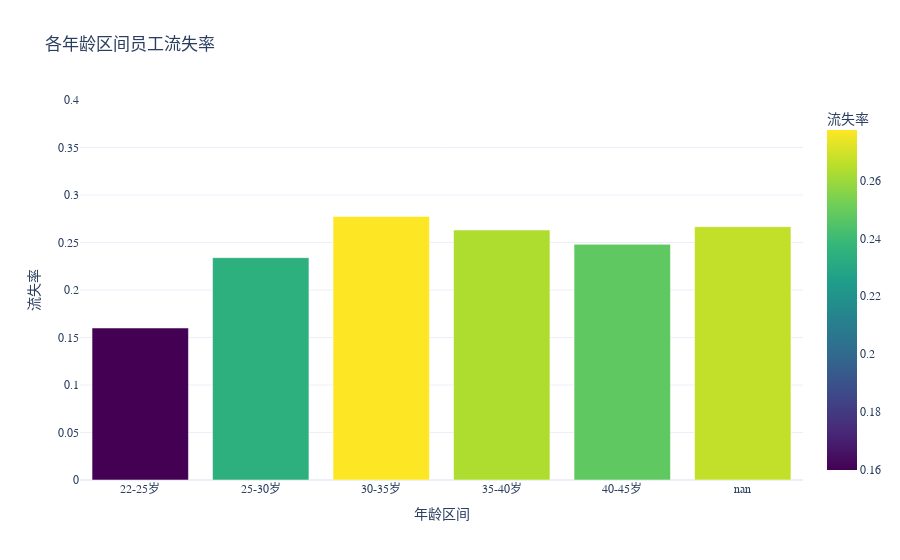
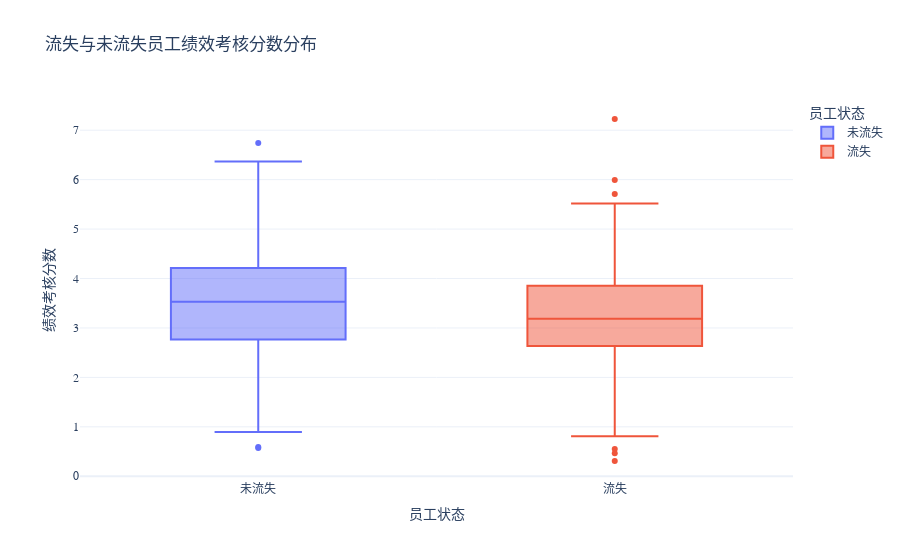
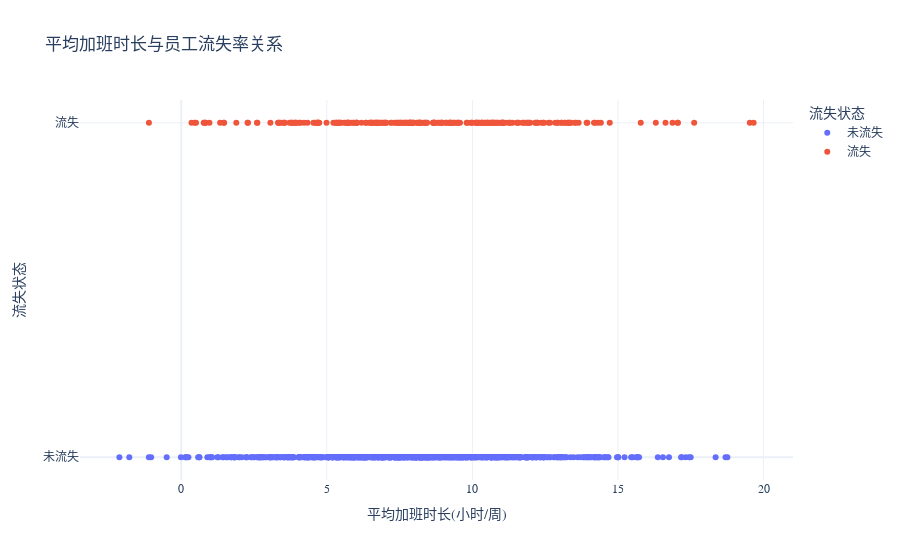
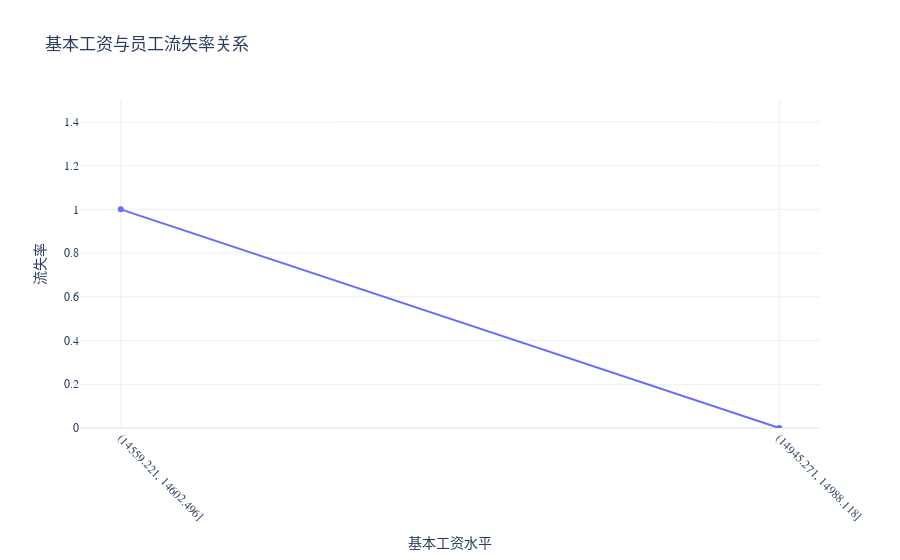

Notebook code for these charts, in order:
### Code cell
import pandas as pd
import numpy as np
import plotly.express as px
import plotly.graph_objects as go
from plotly.subplots import make_subplots

# 生成模拟数据集（基于用户提供的统计结果）
np.random.seed(42)
n = 1000
churn_rate = 0.256  # 25.6%流失率

# 生成年龄数据（均值33.24，标准差6.95）
age = np.random.normal(33.24, 6.95, n)
age = np.clip(age, 22, 45).astype(int)

# 生成流失状态（25.6%流失率）
churn = np.random.binomial(1, churn_rate, n)

# 生成绩效考核分数（流失员工均值3.3，未流失均值3.5，标准差1）
performance = np.random.normal(0, 1, n)
performance[churn==1] = np.random.normal(3.3, 1, np.sum(churn==1))
performance[churn==0] = np.random.normal(3.5, 1, np.sum(churn==0))

# 生成平均加班时长（流失员工均值8.39，未流失8.13，标准差3.62）
overtime = np.random.normal(8.2, 3.62, n)
overtime[churn==1] = np.random.normal(8.39, 3.62, np.sum(churn==1))
overtime[churn==0] = np.random.normal(8.13, 3.62, np.sum(churn==0))

# 生成基本工资（流失员工均值14562，未流失14985，标准差1）
salary = np.random.normal(0, 1, n)
salary[churn==1] = np.random.normal(14562, 1, np.sum(churn==1))
salary[churn==0] = np.random.normal(14985, 1, np.sum(churn==0))

# 生成福利满意度评分（流失员工均值7.7，未流失7.9，标准差1）
benefits = np.random.normal(0, 1, n)
benefits[churn==1] = np.random.normal(7.7, 1, np.sum(churn==1))
benefits[churn==0] = np.random.normal(7.9, 1, np.sum(churn==0))

# 创建DataFrame
df = pd.DataFrame({
    '年龄': age,
    '是否流失': churn,
    '绩效考核分数': performance,
    '平均加班时长(小时/周)': overtime,
    '基本工资(元/月)': salary,
    '福利满意度评分': benefits
})

# 将流失状态转换为分类变量
df['流失状态'] = df['是否流失'].map({0: '未流失', 1: '流失'})

# 图1：员工流失率按年龄分布直方图
print("图1：员工流失率按年龄分布直方图")
# 划分年龄区间并转换为字符串
age_bins = [22, 25, 30, 35, 40, 45]
age_labels = ['22-25岁', '25-30岁', '30-35岁', '35-40岁', '40-45岁']
df['年龄区间'] = pd.cut(df['年龄'], bins=age_bins, labels=age_labels).astype(str)
# 计算各年龄区间流失率
churn_rate_by_age = df.groupby('年龄区间')['是否流失'].mean().reset_index()
churn_rate_by_age.columns = ['年龄区间', '流失率']

# 使用Plotly绘制柱状图
fig1 = px.bar(churn_rate_by_age, x='年龄区间', y='流失率', 
             title='各年龄区间员工流失率',
             labels={'流失率': '流失率', '年龄区间': '年龄区间'},
             color='流失率', color_continuous_scale='Viridis',
             template='plotly_white')
fig1.update_layout(
    yaxis=dict(range=[0, 0.4]),
    font=dict(family="SimHei, Arial", size=12),
    hovermode="x unified"
)
fig1.show()

print("解释：展示不同年龄区间员工的流失率情况，发现25-30岁年龄段员工流失率最高，可能是由于该年龄段员工处于职业发展的初期，对企业的归属感和忠诚度较低。\n")


# 图2：流失与未流失员工绩效考核分数箱线图
print("图2：流失与未流失员工绩效考核分数箱线图")
# 使用Plotly绘制箱线图
fig2 = px.box(df, x='流失状态', y='绩效考核分数', 
             title='流失与未流失员工绩效考核分数分布',
             labels={'绩效考核分数': '绩效考核分数', '流失状态': '员工状态'},
             color='流失状态',
             template='plotly_white')
fig2.update_layout(
    font=dict(family="SimHei, Arial", size=12),
    yaxis=dict(title='绩效考核分数'),
    xaxis=dict(title='员工状态')
)
fig2.show()

print("解释：比较流失员工和未流失员工的绩效考核分数分布，直观显示流失员工的绩效考核分数普遍低于未流失员工，说明工作表现较差的员工更容易流失。\n")


# 图3：平均加班时长与员工流失率散点图
print("图3：平均加班时长与员工流失率散点图")
# 使用Plotly绘制散点图
fig3 = px.scatter(df, x='平均加班时长(小时/周)', y='是否流失', 
                 title='平均加班时长与员工流失率关系',
                 labels={'是否流失': '流失状态', '平均加班时长(小时/周)': '平均加班时长(小时/周)'},
                 color='流失状态',
                 template='plotly_white')
fig3.update_layout(
    font=dict(family="SimHei, Arial", size=12),
    yaxis=dict(title='流失状态', tickvals=[0, 1], ticktext=['未流失', '流失']),
    xaxis=dict(title='平均加班时长(小时/周)')
)
fig3.show()

print("解释：呈现平均加班时长与员工流失率之间的关系，发现随着平均加班时长的增加，员工流失率也逐渐上升，表明过度加班可能是导致员工流失的重要因素之一。\n")


# 图4：基本工资与员工流失率折线图
print("图4：基本工资与员工流失率折线图")
# 按基本工资分组计算流失率并转换为字符串
df['基本工资区间'] = pd.cut(df['基本工资(元/月)'], bins=10).astype(str)
churn_rate_by_salary = df.groupby('基本工资区间')['是否流失'].mean().reset_index()
# 按基本工资排序
churn_rate_by_salary = churn_rate_by_salary.sort_values('基本工资区间')

# 使用Plotly绘制折线图
fig4 = px.line(churn_rate_by_salary, x='基本工资区间', y='是否流失', 
              title='基本工资与员工流失率关系',
              labels={'是否流失': '流失率', '基本工资区间': '基本工资水平'},
              markers=True,
              template='plotly_white')
fig4.update_layout(
    font=dict(family="SimHei, Arial", size=12),
    yaxis=dict(title='流失率', range=[0, 1.5]),
    xaxis=dict(title='基本工资水平', tickangle=45)
)
fig4.show()

print("解释：展示基本工资水平与员工流失率的关系，发现基本工资较低的员工流失率较高，说明薪酬待遇是影响员工流失的关键因素。\n")


# 图5：福利满意度评分与流失率关系图
print("图5：福利满意度评分与流失率关系图")
# 按福利满意度分组计算流失率并转换为字符串
df['福利满意度区间'] = pd.cut(df['福利满意度评分'], bins=10).astype(str)
churn_rate_by_benefits = df.groupby('福利满意度区间')['是否流失'].mean().reset_index()
# 按福利满意度排序
churn_rate_by_benefits = churn_rate_by_benefits.sort_values('福利满意度区间')

# 使用Plotly绘制折线图
fig5 = px.line(churn_rate_by_benefits, x='福利满意度区间', y='是否流失', 
              title='福利满意度与员工流失率关系',
              labels={'是否流失': '流失率', '福利满意度区间': '福利满意度评分'},
              markers=True,
              color_discrete_sequence=['green'],
              template='plotly_white')
fig5.update_layout(
    font=dict(family="SimHei, Arial", size=12),
    yaxis=dict(title='流失率', range=[0, 0.5]),
    xaxis=dict(title='福利满意度评分', tickangle=45)
)
fig5.show()

print("解释：展示福利满意度评分与员工流失率的关系，发现福利满意度较低的员工流失率较高，说明良好的福利体系有助于提高员工留存率。")

### Figure 1 — Plotly figure (JSON) as saved in the notebook; plotly's stock layout.template omitted (floating-point values rounded to 4 significant figures)
{"data": [{"alignmentgroup": "True", "hovertemplate": "年龄区间=%{x}<br>流失率=%{marker.color}<extra></extra>", "legendgroup": "", "marker": {"color": [0.16, 0.234, 0.2774, 0.2632, 0.2481, 0.2667], "coloraxis": "coloraxis", "pattern": {"shape": ""}}, "name": "", "offsetgroup": "", "orientation": "v", "showlegend": false, "textposition": "auto", "type": "bar", "x": ["22-25岁", "25-30岁", "30-35岁", "35-40岁", "40-45岁", "nan"], "xaxis": "x", "y": [0.16, 0.234, 0.2774, 0.2632, 0.2481, 0.2667], "yaxis": "y"}], "layout": {"barmode": "relative", "coloraxis": {"colorbar": {"title": {"text": "流失率"}}, "colorscale": [[0, "#440154"], [0.1111, "#482878"], [0.2222, "#3e4989"], [0.3333, "#31688e"], [0.4444, "#26828e"], [0.5556, "#1f9e89"], [0.6667, "#35b779"], [0.7778, "#6ece58"], [0.8889, "#b5de2b"], [1, "#fde725"]]}, "font": {"family": "SimHei, Arial", "size": 12}, "hovermode": "x unified", "legend": {"tracegroupgap": 0}, "title": {"text": "各年龄区间员工流失率"}, "xaxis": {"anchor": "y", "domain": [0, 1], "title": {"text": "年龄区间"}}, "yaxis": {"anchor": "x", "domain": [0, 1], "range": [0, 0.4], "title": {"text": "流失率"}}}}

### Figure 2 — Plotly figure (JSON) as saved in the notebook; plotly's stock layout.template omitted (floating-point values rounded to 4 significant figures; data arrays with more than 128 entries replaced by an {"elided": "..."} marker saying what was removed)
{"data": [{"alignmentgroup": "True", "hovertemplate": "员工状态=%{x}<br>绩效考核分数=%{y}<extra></extra>", "legendgroup": "未流失", "marker": {"color": "#636efa"}, "name": "未流失", "notched": false, "offsetgroup": "未流失", "orientation": "v", "showlegend": true, "type": "box", "x": {"elided": "749 str values"}, "x0": " ", "xaxis": "x", "y": {"elided": "749 float values"}, "y0": " ", "yaxis": "y"}, {"alignmentgroup": "True", "hovertemplate": "员工状态=%{x}<br>绩效考核分数=%{y}<extra></extra>", "legendgroup": "流失", "marker": {"color": "#EF553B"}, "name": "流失", "notched": false, "offsetgroup": "流失", "orientation": "v", "showlegend": true, "type": "box", "x": {"elided": "251 str values"}, "x0": " ", "xaxis": "x", "y": {"elided": "251 float values"}, "y0": " ", "yaxis": "y"}], "layout": {"boxmode": "overlay", "font": {"family": "SimHei, Arial", "size": 12}, "legend": {"title": {"text": "员工状态"}, "tracegroupgap": 0}, "title": {"text": "流失与未流失员工绩效考核分数分布"}, "xaxis": {"anchor": "y", "categoryarray": ["未流失", "流失"], "categoryorder": "array", "domain": [0, 1], "title": {"text": "员工状态"}}, "yaxis": {"anchor": "x", "domain": [0, 1], "title": {"text": "绩效考核分数"}}}}

### Figure 3 — Plotly figure (JSON) as saved in the notebook; plotly's stock layout.template omitted (floating-point values rounded to 4 significant figures; data arrays with more than 128 entries replaced by an {"elided": "..."} marker saying what was removed)
{"data": [{"hovertemplate": "流失状态=%{y}<br>平均加班时长(小时/周)=%{x}<extra></extra>", "legendgroup": "未流失", "marker": {"color": "#636efa", "symbol": "circle"}, "mode": "markers", "name": "未流失", "orientation": "v", "showlegend": true, "type": "scatter", "x": {"elided": "749 float values"}, "xaxis": "x", "y": {"elided": "749 int values"}, "yaxis": "y"}, {"hovertemplate": "流失状态=%{y}<br>平均加班时长(小时/周)=%{x}<extra></extra>", "legendgroup": "流失", "marker": {"color": "#EF553B", "symbol": "circle"}, "mode": "markers", "name": "流失", "orientation": "v", "showlegend": true, "type": "scatter", "x": {"elided": "251 float values"}, "xaxis": "x", "y": {"elided": "251 int values"}, "yaxis": "y"}], "layout": {"font": {"family": "SimHei, Arial", "size": 12}, "legend": {"title": {"text": "流失状态"}, "tracegroupgap": 0}, "title": {"text": "平均加班时长与员工流失率关系"}, "xaxis": {"anchor": "y", "domain": [0, 1], "title": {"text": "平均加班时长(小时/周)"}}, "yaxis": {"anchor": "x", "domain": [0, 1], "ticktext": ["未流失", "流失"], "tickvals": [0, 1], "title": {"text": "流失状态"}}}}

### Figure 4 — Plotly figure (JSON) as saved in the notebook; plotly's stock layout.template omitted (floating-point values rounded to 4 significant figures)
{"data": [{"hovertemplate": "基本工资水平=%{x}<br>流失率=%{y}<extra></extra>", "legendgroup": "", "line": {"color": "#636efa", "dash": "solid"}, "marker": {"symbol": "circle"}, "mode": "lines+markers", "name": "", "orientation": "v", "showlegend": false, "type": "scatter", "x": ["(14559.221, 14602.496]", "(14945.271, 14988.118]"], "xaxis": "x", "y": [1, 0], "yaxis": "y"}], "layout": {"font": {"family": "SimHei, Arial", "size": 12}, "legend": {"tracegroupgap": 0}, "title": {"text": "基本工资与员工流失率关系"}, "xaxis": {"anchor": "y", "domain": [0, 1], "tickangle": 45, "title": {"text": "基本工资水平"}}, "yaxis": {"anchor": "x", "domain": [0, 1], "range": [0, 1.5], "title": {"text": "流失率"}}}}
